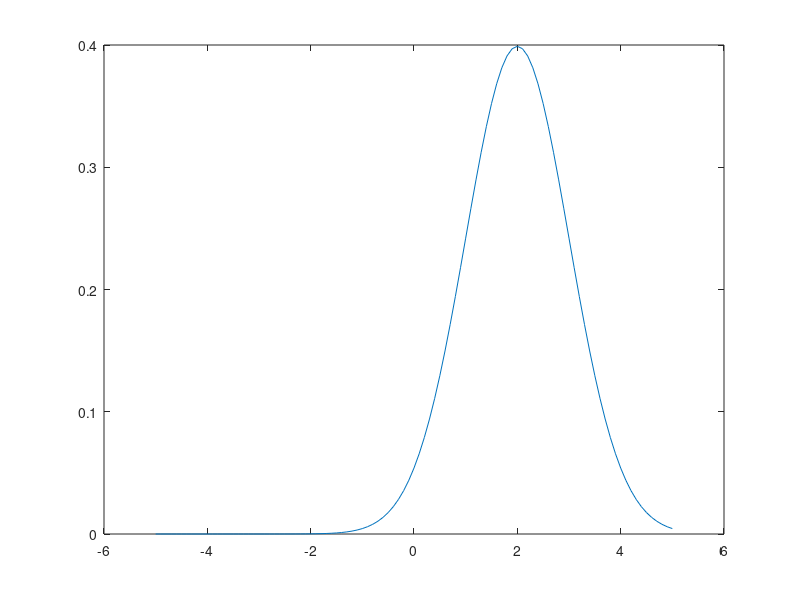

Recreate this plot in MATLAB.
disp('Ejercicio 1.1')
x = (-5:.1:5);
sigma = 1;
mu = 2;
e = exp(1);
norm = (1 / sqrt(2*pi*sigma^2)) * e.^( -(x-mu).^2 / (2*sigma^2) );
%norm = normpdf(x,mu,sigma);
figure;
plot(x,norm)